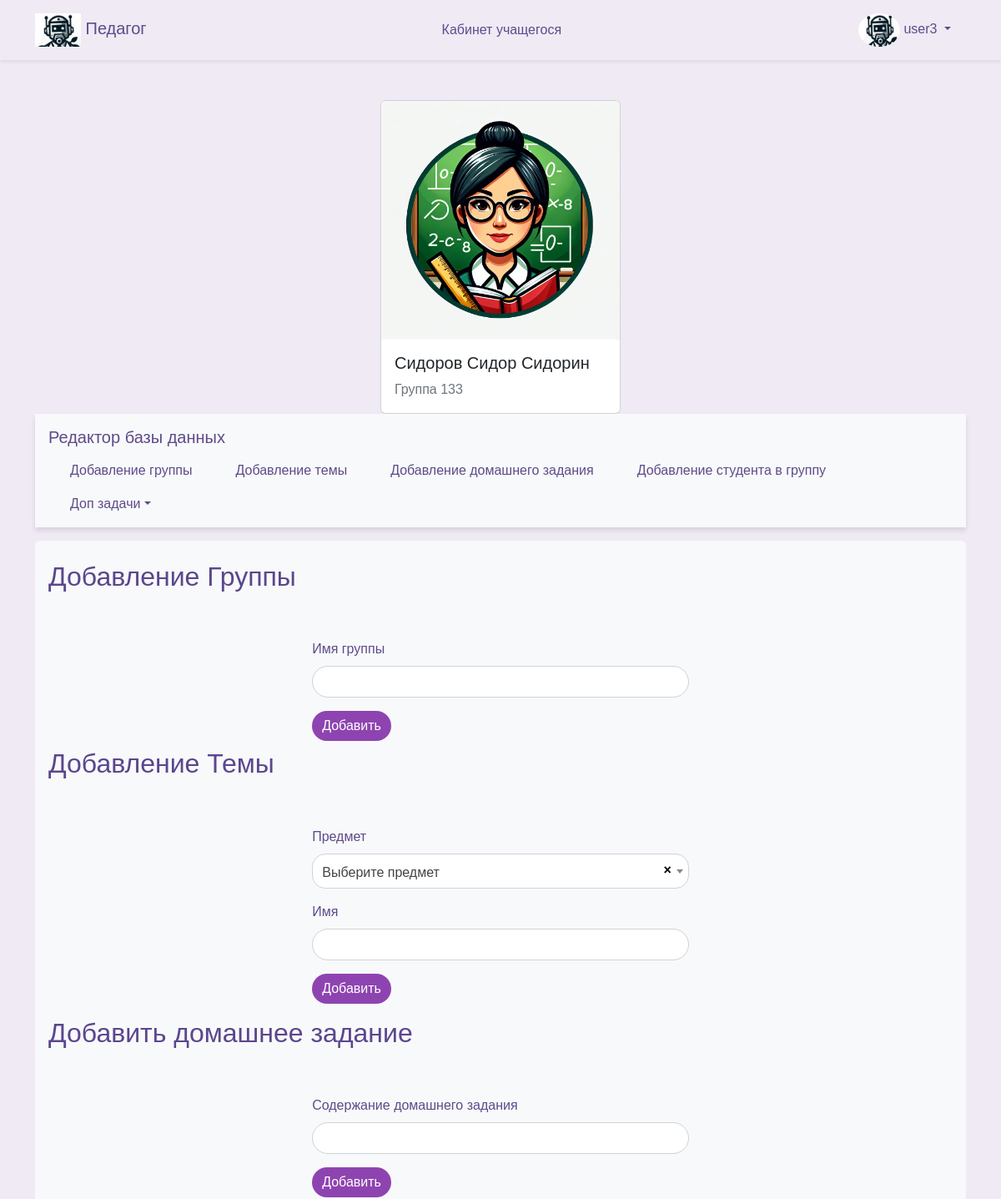
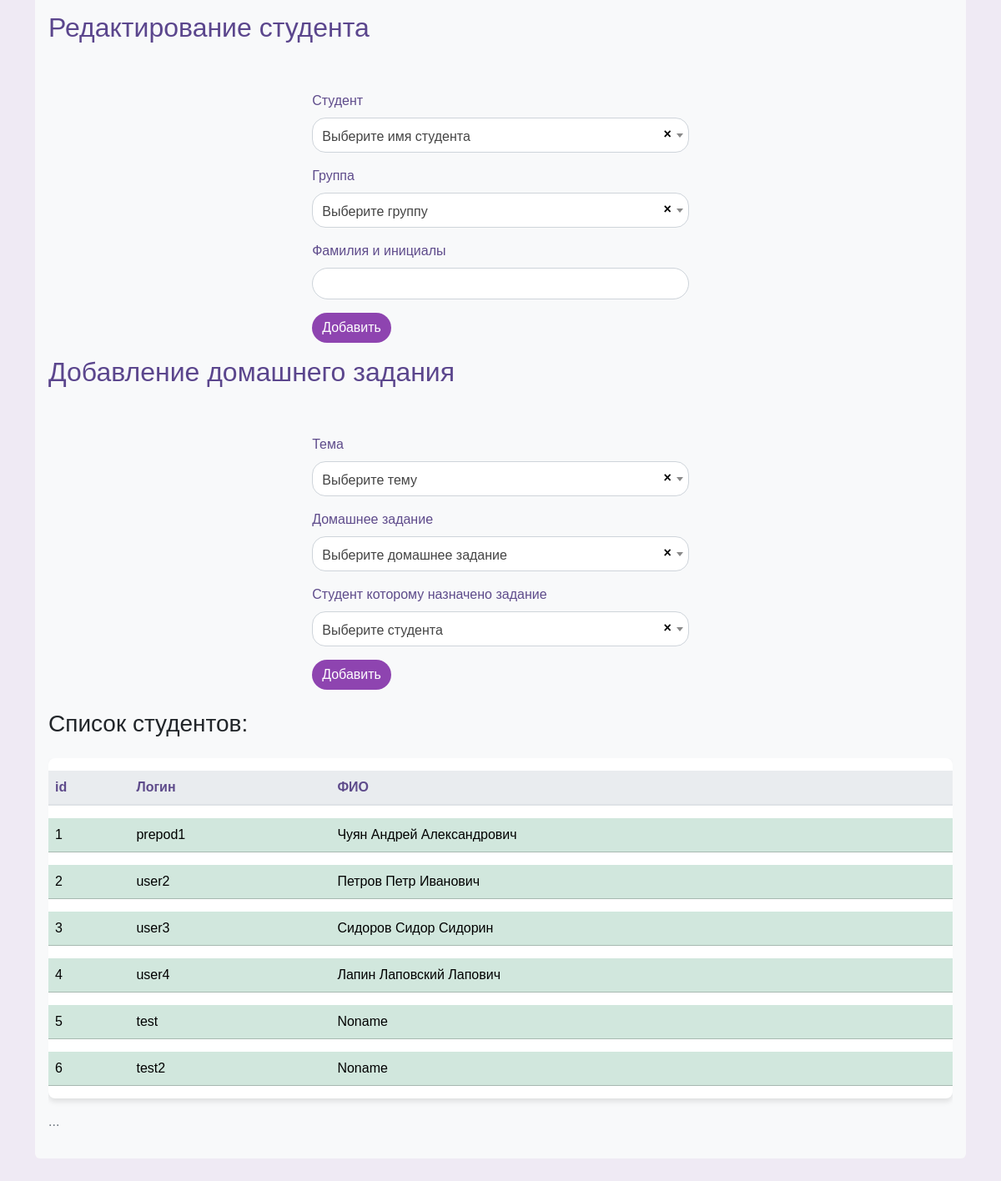
/prepod (signed in), run on the app's committed database (2 pictures, top to bottom).
### database/models.py (models this page shows, shortened)
class User(Base):
    __tablename__ = "users"
    id = Column(Integer, primary_key=True)
    username = Column(String, unique=True)
    fio = Column(String, default= 'Noname')  # Убрали уникальность
    email = Column(String, unique=True)
    password = Column(String)
    user_type = Column(Enum(UserType), default=UserType.student)
    group_id = Column(Integer, ForeignKey("group.id"), default= 1)
    group = relationship("Group", back_populates="user")
    history_user = relationship("History", back_populates="user_history")

class Group(Base):
    __tablename__ = "group"
    id = Column(Integer, primary_key=True)
    name = Column(String, unique=True, nullable=False)
    user = relationship("User", back_populates="group")

### frontend/router.py (the view)
@router.get("/prepod")
async def get_users(
    request: Request,
    user: User = Depends(get_user_or_redirect),
    session: AsyncSession = Depends(get_session),
):
    data = await CRUDUser.get_user_fio(session, user.username)
    data = data
    data = [
        {"id": i, **dct}
        for i, dct in enumerate(data, start=1)
    ]
    print(data)
    users = await CRUDUser.get_all(session)
    groups = await CRUDGroup.get_all(session)
    disciplines = await CRUDDiscipline.get_all(session)
    themes = await CRUDTheme.get_all(session)
    homeworks = await CRUDHomework.get_all(session)
    students = await CRUDUser.get_all(session)
    data2 = []
    for user_data in users:
        data2.append({"id": user_data.id, "username": user_data.username, "fio": user_data.fio})  # Пример добавления данных пользователя, измените на необходимые поля
    return templates.TemplateResponse(
        "prepod/prepod.html",
        {
            "request": request,
            "user": user,
            "data": data,
            "users": users,
            "groups": groups,
            "disciplines": disciplines,
            "themes": themes,
            "homeworks": homeworks,
            "students": students,
            "data2": data2,
        },
    )

### frontend/template/prepod/prepod.html (shortened to what this page needs)
{% extends "base/base.html" %}
{% block content %}
<div class="d-flex justify-content-center">
  <div class="card" style="width: 18rem;">
    <img src="../assets/img/prepod.jpg" class="card-img-top" alt="...">
    <div class="card-body">
      <h5 class="card-title">{{ data[0]['fio'] }}</h5>
      <p class="card-text">{{ data[0]['group_name'] }}</p>
    </div>
  </div>
</div>
<nav id="navbar-example2" class="navbar bg-body-tertiary px-3 mb-3">
  <a class="navbar-brand" href="#">Редактор базы данных</a>
  <ul class="nav nav-pills">
    <li class="nav-item">
      <a class="nav-link" href="#scrollspyHeading1">Добавление группы</a>
    </li>
    <li class="nav-item">
      <a class="nav-link" href="#scrollspyHeading2">Добавление темы</a>
    </li>
    <li class="nav-item">
      <a class="nav-link" href="#scrollspyHeading3">Добавление домашнего задания</a>
    </li>
    <li class="nav-item">
      <a class="nav-link" href="#scrollspyHeading4">Добавление студента в группу </a>
    </li>
    <li class="nav-item dropdown">
      <a class="nav-link dropdown-toggle" data-bs-toggle="dropdown" href="#" role="button" aria-expanded="false">Доп задачи</a>
    </li>
  </ul>
</nav>
<div data-bs-spy="scroll" data-bs-target="#navbar-example2" data-bs-root-margin="0px 0px -40%" data-bs-smooth-scroll="true" class="scrollspy-example bg-body-tertiary p-3 rounded-2" tabindex="0">
  <h4 id="scrollspyHeading1"><h2>Добавление Группы</h2>
    <div class="d-flex justify-content-center">
      <div class="mt-5 col-lg-5">
        <form action="/group" method="post">
          <div class="mb-3">
            <label for="name" class="form-label">Имя группы</label>
            <input type="text" class="form-control" id="name" name="name" required>
          </div>
          <button type="submit" class="btn btn-primary">Добавить</button>
        </form>
      </div>
    </div>
  </h4>
  <h4 id="scrollspyHeading2"><h2>Добавление Темы</h2>
    <div class="d-flex justify-content-center">
      <div class="mt-5 col-lg-5">
        <form action="/theme" method="post">
          <div class="mb-3">
            <label for="discipline_id" class="form-label">Предмет</label>
          </div>
          <div class="mb-3">
            <label for="name" class="form-label">Имя</label>
            <input type="text" class="form-control" id="name" name="name" required>
          </div>
          <button type="submit" class="btn btn-primary">Добавить</button>
        </form>
      </div>
    </div>
  </h4>
  <h4 id="scrollspyHeading3"><h2>Добавить домашнее задание</h2>
    <div class="d-flex justify-content-center">
      <div class="mt-5 col-lg-5">
        <form action="/homework" method="post">
          <div class="mb-3">
            <label for="name" class="form-label">Содержание домашнего задания</label>
            <input type="text" class="form-control" id="name" name="name" required>
          </div>
          <button type="submit" class="btn btn-primary">Добавить</button>
        </form>
      </div>
    </div>
  </h4>
  <h4 id="scrollspyHeading4"><h2>Редактирование студента</h2>
    <div class="d-flex justify-content-center">
      <div class="mt-5 col-lg-5">
        <form action="/user-group" method="post">
          <div class="mb-3">
            <label for="user_username" class="form-label">Студент</label>
          </div>
          <div class="mb-3">
            <label for="group_id" class="form-label">Группа</label>
          </div>
          <div class="mb-3">
            <label for="user_fio" class="form-label">Фамилия и инициалы</label>
            <input type="text" class="form-control" id="user_fio" name="user_fio" required>
          </div>
          <button type="submit" class="btn btn-primary">Добавить</button>
        </form>
      </div>
    </div>
  </h4>
  <h4 id="scrollspyHeading5"><h2>Добавление домашнего задания</h2>
    <div class="d-flex justify-content-center">
      <div class="mt-5 col-lg-5">
        <form action="/theme-homework" method="post">
          <div class="mb-3">
            <label for="theme_id" class="form-label">Тема</label>
          </div>
          <div class="mb-3">
            <label for="homework_id" class="form-label">Домашнее задание</label>
          </div>
          <div class="mb-3">
            <label for="user_id" class="form-label">Студент которому назначено задание</label>
          </div>
          <button type="submit" class="btn btn-primary">Добавить</button>
        </form>
      </div>
    </div>
    <div class="row">
      <div class="col-12">
        <h3 class="mb-4">Список студентов:</h3>
        <div class="table-responsive">
          <table class="table table-hover table-shadow table-rounded">
            <thead>
              <tr>
                <th scope="col">id</th>
                <th scope="col">Логин</th>
                <th scope="col">ФИО</th>
              </tr>
            </thead>
            <tbody>
              {% for row in data2 %}
              <tr class="table-success">
                <td>{{ row.id }}</td>
                <td>{{ row.username }}</td>
                <td>{{ row.fio }}</td>
              </tr>
              {% endfor %}
            </tbody>
          </table>
        </div>
      </div>
    </div>
  </h4>
  <p>...</p>
</div>
{% endblock %}

### frontend/template/base/nav.html (shortened to what this page needs)
<nav class="navbar navbar-expand-lg navbar-light shadow-sm">
    <div class="container">
      <a class="navbar-brand" href="/">
        <img src="/assets/img/logo2.jpg" alt="Педагог Logo" id="brand-logo" style="max-height: 40px;"> Педагог
      </a>
      <div class="collapse navbar-collapse" id="navbarNav">
        {% if user %}
        <ul class="navbar-nav mx-auto">
          {% if user.user_type.value == 'student' %}
          <li class="nav-item {% if request_path == '/student' %}active{% endif %}">
            <a class="nav-link" href="/student">Кабинет учащегося </a>
          </li>
          {% endif %}
        </ul>
        <ul class="navbar-nav">
          <li class="nav-item dropdown">
            <a class="nav-link dropdown-toggle" href="#" id="navbarDropdownMenuLink" data-bs-toggle="dropdown"
              aria-expanded="false">
              <img src="/assets/img/logo2.jpg" alt="Профиль" style="border-radius: 50%; width: 50px; height: 40px;">
              {{user.username}}
            </a>
          </li>
        </ul>
        {% endif %}
      </div>
    </div>
</nav>

### frontend/assets/css/base.css (style rules this page uses)
body { margin: 0; font-family: 'Nunito Sans', Arial, sans-serif; background-color: #efeaf4; }
.navbar { background-color: rgb(255, 255, 255), 255, 255); box-shadow: 0 4px 6px rgba(0, 0, 0, 0.1); }
.navbar-brand, .nav-link { color: #5e4b8b !important; }
.nav-link { margin: 0 10px; border-radius: 20px; transition: background-color 0.3s, color 0.3s; }
h2 { color: #5b468d; }
p { color: #6c757d; }
.table { background-color: #ffffff; color: #5e4b8b; border-collapse: separate; border-spacing: 0 15px; }
.table th, .table td { border-top: none !important; vertical-align: middle; }
.table thead th { background-color: #e9ecef; color: #5e4b8b; border-bottom: 2px solid #dee2e6; }
.table td { padding: .5rem; }
.table-rounded { border-radius: .5rem; overflow: hidden; }
.table-shadow { box-shadow: 0 4px 6px rgba(0, 0, 0, 0.1); }
.form-label { color: #5e4b8b; }
.form-control { border-radius: 20px; border: 1px solid #ced4da; transition: border-color 0.3s, box-shadow 0.3s; }
.btn { border-radius: 20px; }
.btn-primary { background-color: #8e44b0; border: none; color: #ffffff; transition: background-color 0.3s, color 0.3s, box-shadow 0.3s; }

### data on the page
User: username "user3", fio "Сидоров Сидор Сидорин", id "3"
Group: name "Группа 133"
User: id "1", username "prepod1", fio "Чуян Андрей Александрович"
User: id "2", username "user2", fio "Петров Петр Иванович"
User: id "4", username "user4", fio "Лапин Лаповский Лапович"
User: id "5", username "test", fio "Noname"
User: id "6", username "test2", fio "Noname"
